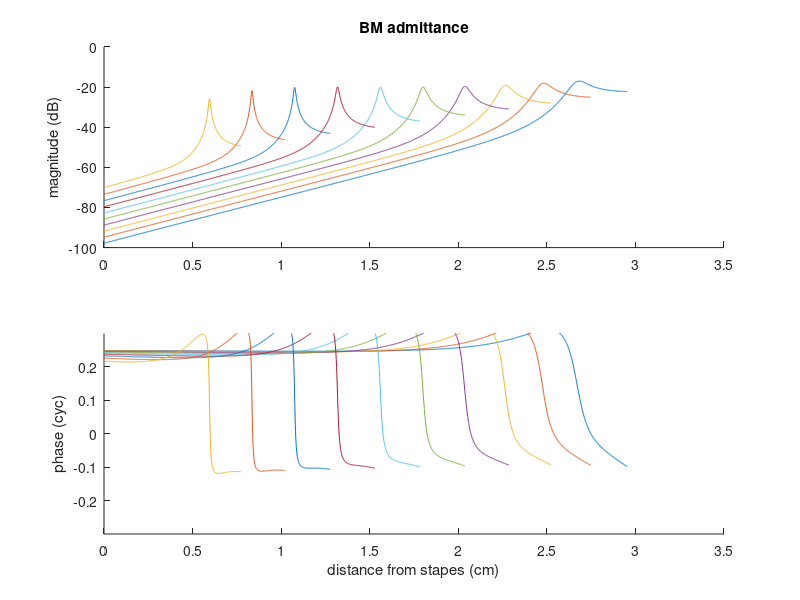
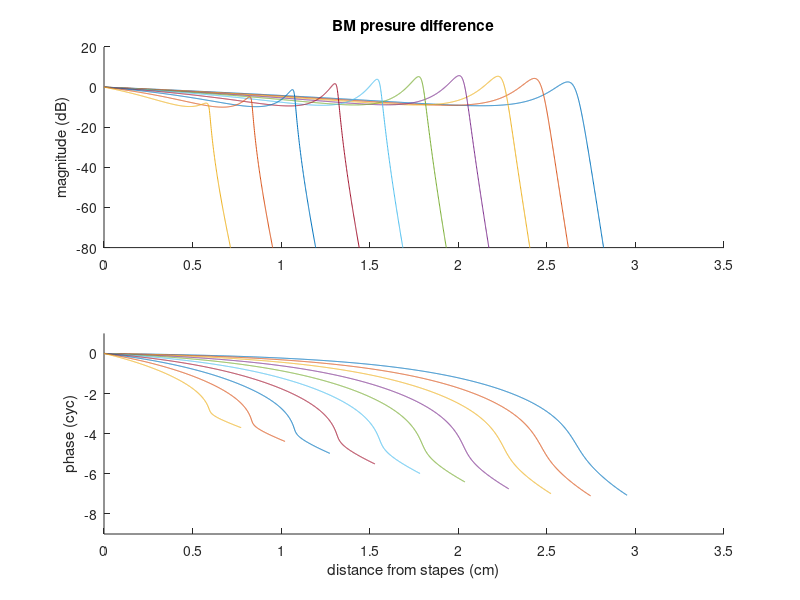
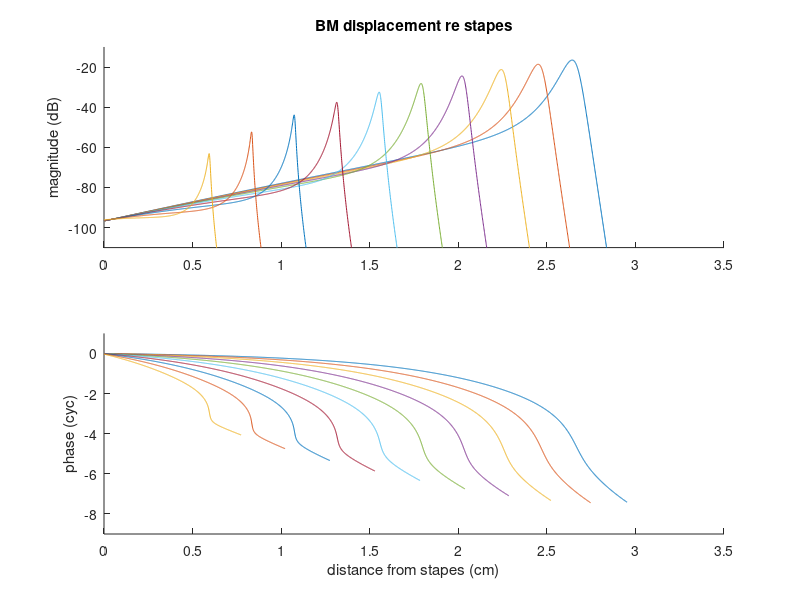
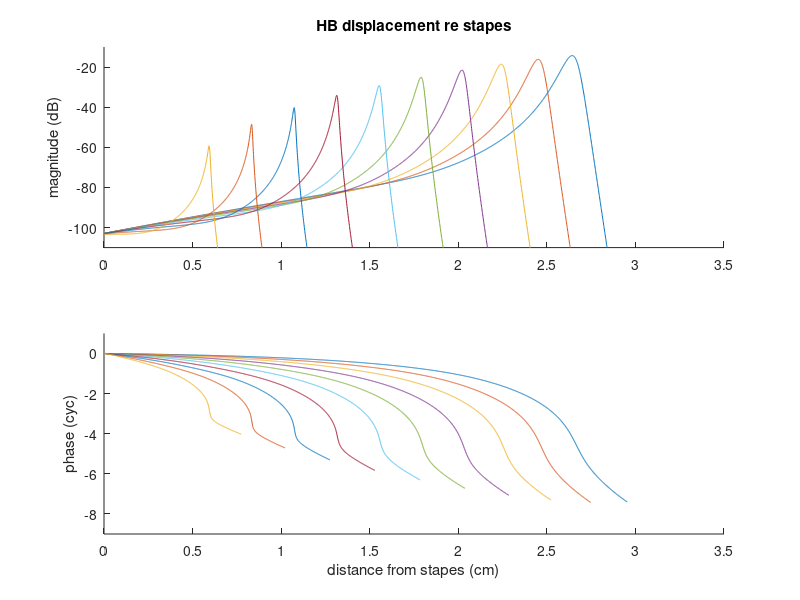

The MATLAB source for these figures, in order: (Note: this script raises an error after producing the figures.)
% c2m22 2-chamber cochlear model - 2022
function c2m22
fn='c2m22';nfig=0;
% fetfch model parameters
pa=modpar22;
pa.chsz=[1 1]; % relative chamber sizes
flst=400*(sqrt(2).^(0:9));
% compute frequency-domain cochlear model
[xx,Yb,Pd,Db,Dh]=fdmod22(pa,flst);
% plot model results
fdm_plt(flst,xx,Yb,Pd,Db,Dh,pa,nfig);
return
end

function fdm_plt(flst,xx,Yb,Pd,Db,Dh,pa,nfig)
L=pa.xl;
x=xx*L;
% prepare figures
mpfrm(1,[0 L -100   0],[0 L -0.3 0.3],'BM admittance');
mpfrm(2,[0 L  -80  20],[0 L -9.0 1.0],'BM presure difference');
mpfrm(3,[0 L -110 -10],[0 L -9.0 1.0],'BM displacement re stapes');
mpfrm(4,[0 L -110 -10],[0 L -9.0 1.0],'HB displacement re stapes');
mpfrm(5,[0 L  -15  15],[0 L -0.3 0.3],'HB transfer');
% loop over frequencies
nf=length(flst);
cp=zeros(1,nf);
for k=1:nf
   f=flst(k);
   pd=Pd(:,k);
   yb=Yb(:,k);
   d1=Db(:,k);
   d2=Dh(:,k);
   hh=d2./d1;
   % plot data
   mpplt(1,x,yb);
   mpplt(2,x,pd);
   mpplt(3,x,d1);
   mpplt(4,x,d2);
   mpplt(5,x,hh);
   drawnow;
   [~,imx]=max(abs(d2));
   cp(k)=x(imx);
end
plot_fpmap(cp,flst,6);
fit_fpmap(cp,flst,pa);
for k=1:nfig
    print('-depsc2',sprintf('-f%d',k),sprintf('%s_%d.eps',fn,k));
end
return
end

%==============================================================

function mpfrm(n,lim1,lim2,lab)
mglab='magnitude (dB)';
phlab='phase (cyc)';
x_lab='distance from stapes (cm)';
figure(n);clf
subplot(211);hold on;axis(lim1);
title(lab);
ylabel(mglab);
subplot(212);hold on;axis(lim2);
xlabel(x_lab);
ylabel(phlab);
return
end

function mpplt(n,x,y)
figure(n);
ii=~isnan(y);
mg=20*log10(max(1e-9,abs(y)));
ph=unwrap(angle(y))/(2*pi);
subplot(211);plot(x(ii),mg(ii));
subplot(212);plot(x(ii),ph(ii));
return
end

function plot_fpmap(cp1,flst,fig)
fk=flst/1000;
cp0 = f2p(fk,0.1654,0.021,0.990,3.5);
figure(fig);clf
semilogx(fk,cp0,':k',fk,cp1,'-o');
xlabel('frequency (kHz)')
ylabel('distance from stapes (cm)')
axis([0.2 20 0 3])
fprintf('   f      x\n')
for k=1:length(flst)
    fprintf('%6.3f %6.3f\n',fk(k),cp1(k))
end
return
end

function p=f2p(fk,a,b,c,xl)
p = (1 - (log10((fk / a) + c) / b) / 100) * xl;
return
end

function fit_fpmap(cp1,flst,pa)
fk=flst/1000;
cp0=f2p(fk,0.1654,0.021,0.990,3.5); % man
c0=polyfit(log2(fk),cp0,1);
c1=polyfit(log2(fk),cp1,1);
pa=fitmap(c0,c1,pa);
wrtpar(pa,'fitmap.txt');
return
end

function pa=fitmap(c0,c1,pa)
dex=(c0(1)-c1(1))/2;
scl=2.^(c0(2)-c1(2));
fprintf('fitmap: dex=%6.3f scl=%6.3f\n',dex,scl);
pa.k1o=pa.k1o*scl;
pa.k2o=pa.k2o*scl;
pa.k3o=pa.k3o*scl;
pa.k4o=pa.k4o*scl;
pa.k5o=pa.k5o*scl;
pa.m1o=pa.m1o/scl;
pa.m2o=pa.m2o/scl;
pa.k1e=pa.k1e-dex;
pa.k2e=pa.k2e-dex;
pa.k3e=pa.k3e-dex;
pa.k4e=pa.k4e-dex;
pa.k5e=pa.k5e-dex;
pa.m1e=pa.m1e+dex;
pa.m2e=pa.m2e+dex;
return
end

%================================================

function pa=modpar22
pa.tl = 1;                  % transmission-line model
% default parameters
pa.aco = 0.01;              % area of cochlea
pa.ace = -0.4;              % cochlear-area taper
pa.ast = 0.01;              % area of stapes
pa.arw = 0.01;              % area of round window
pa.krw = 5e7;               % stiffness of round window
pa.khe = 0;                 % stiffness of helicotrema
pa.rhe = 0;                 % damping of helicotrema
pa.mhe = 1e-5;              % mass of helicotrema
pa.xhe = 0;                 % length of helicotrema
pa.ahe= 0;                  % area of helicotrema
pa.mmeq = 9;                % micromechanics eqs.
pa.dof = 2;                 % degrees-of-freedom
pa.gmo=1;                   % gamma at base [0.5]
pa.gme=0;                   % basal-gamma taper [-8]
pa.t1o=1e-9;                % OHC time constant
pa.t1e=0;                   % time-constant taper
pa.r1c=0;                   % 1st-DOF damping constant
pa.r2c=0;                   % 2nd-DOF damping constant
pa.m=1;                     % transmission-line model
pa.k5o= 1e5;
pa.k5e= 0;
pa.r4o= 0;
pa.r4e= 0;
pa.r5o= 400;
pa.r5e= 0;
%    fdm16 : model parameters for JASA manuscript
pa.n=3501;
pa.xl = 3.500;
pa.yw = 0.100;
pa.zh = 0.100;
pa.rho= 1.000;
pa.bwo= 0.050;
pa.bwe= 0.000;
pa.gpo= 1.000;
pa.gam= 1.000;
% partition impedance
pa.k1o=2.394e+08;
pa.k2o=3.036e+08;
pa.k3o=3.151e+08;
pa.k4o=4.045e+08;
pa.r1o=8.714e+02;
pa.r2o=1.979e+03;
pa.r3o=1.049e+00;
pa.m1o=7.417e-03;
pa.m2o=3.417e-02;
pa.k1e=-2.6655;
pa.k2e=-3.4762;
pa.k3e=-2.9092;
pa.k4e=-2.7948;
pa.r1e=-1.3937;
pa.r2e=-1.2466;
pa.r3e=0.1033;
pa.m1e=-0.0628;
pa.m2e=-0.0828;
pa.xtap=0.2239;        % taper at apex
return
end

%==============================================================

function [xx,Yb,Pd,Db,Dh]=fdmod22(pa,flst) % two chamber
N=pa.n;
nf=length(flst);
Yb=zeros(N,nf);
Pd=zeros(N,nf);
Db=zeros(N,nf);
Dh=zeros(N,nf);
% loop over frequencies
for k=1:nf
    f=flst(k);
    [a,q,x,y,D]=mxfill(f,pa);   % initialize arrays
    p=mxsolve(a,q);
    [pd,yb,dd]=p_dif(p,y,f,D);
    [pd,yb,dd]=p_nan(pd,yb,dd); % restrict plotting range
    Pd(:,k)=pd;
    Yb(:,k)=yb;
    Db(:,k)=dd(:,1);
    Dh(:,k)=dd(:,2);
end
xx=x/pa.xl;
return
end

%==============================================================

function [a,q,x,y,D]=mxfill(f,pa)
% set parameter values
chsz=pa.chsz;
chsz=chsz*2/sum(chsz); % normalize channel sizes;
m=length(chsz);
n=pa.n;
xl=pa.xl; rho=pa.rho; ast=pa.ast; ahe=pa.ahe; g=pa.gam;
aco=pa.aco; ace=pa.ace; bwo=pa.bwo; bwe=pa.bwe;
% useful constructs
s=2i*pi*f;
dx=xl/(n-1);
srd=s*rho*dx;
% compute admittance for all x
x=transpose(linspace(0,xl,n));
[z1,z2,zh,za]=imped(x,s,pa);
ac=aco*exp(ace*x);
bw=bwo*exp(bwe*x);
y=zeros(n,2,m);
A=zeros(n,m);
Y=zeros(n,m,m);
a=zeros(3,m,m,n);
% initialize partition admittance
D=[1 -1;0 0];
B=[-1;1];
H=[-1 -1;-1 1];
zg=zh-g*za;
for k=1:n
    A(k,:)=ac(k)*chsz;
    hh=z2(k)/(z2(k)+zh(k));
    zk=z1(k)+hh*zg(k);
    % expand zk
    zk(:,m)=0;
    zk(m,:)=1;
    Y(k,:,:)=zk\D;
    y(k,1,1)=1/zk(1);
    y(k,2,1)=hh/zk(1);
end
% initialize block-tridiagonal matrix a
for k=2:(n-1)
    A0=diag(A(k,:));
    A1=diag(A(k+1,:));
    yr=bw(k)*dx*squeeze(Y(k,:,:));
    a(1,:,:,k)=-A0;
    a(2,:,:,k)=A0+A1+srd*yr;
    a(3,:,:,k)=-A1;
end
% boundary conditions
A1=diag(A(1,:));
An=diag(A(n,:));
a(1,:,:,1)=zeros(m,m);
a(2,:,:,1)=2*A1;
a(3,:,:,1)=-2*A1;
a(1,:,:,n)=-An;
a(2,:,:,n)=An+ahe*H;
a(3,:,:,n)=zeros(m,m);
% initialize q
q=zeros(m,n);
q(:,1)=-2*s*srd*ast*B;
return
end

function [z1,z2,z3,z4]=imped(x,s,pa)
% compute impedance for all x
x=x.*(1+(pa.xtap*x).^6);
z1=pa.k1o*exp(pa.k1e*x)/s+pa.r1o*exp(pa.r1e*x)+pa.m1o*exp(pa.m1e*x)*s+pa.r1c;
z2=pa.k2o*exp(pa.k2e*x)/s+pa.r2o*exp(pa.r2e*x)+pa.m2o*exp(pa.m2e*x)*s+pa.r2c;
z3=pa.k3o*exp(pa.k3e*x)/s+pa.r3o*exp(pa.r3e*x);
z4=pa.k4o*exp(pa.k4e*x)/s+pa.r4o*exp(pa.r4e*x);
return
end

function p=mxsolve(a,q)
% solve tri-diagnonal block matrix equation
n=length(q);
% work down from top
b=squeeze(a(2,:,:,1));
a(3,:,:,1)=b\squeeze(a(3,:,:,1));
q(:,1)=b\q(:,1);
for k=2:n
   c=squeeze(a(1,:,:,k))*squeeze(a(3,:,:,k-1));
   p=squeeze(a(1,:,:,k))*q(:,k-1);
   b=squeeze(a(2,:,:,k))-c;
   a(3,:,:,k)=b\squeeze(a(3,:,:,k));
   q(:,k)=b\(q(:,k)-p);   
end
% work up from bottom
for k=(n-1):-1:1
   q(:,k)=q(:,k)-squeeze(a(3,:,:,k))*q(:,k+1);
end
p=q;
return
end

function [pd,yd,dd]=p_dif(p,y,f,D)
pref=2.848e-4; % dB SPL pressure reference (dyn/cm^2)
dref=1e-7;     % 1-nm displacement reference (cm)
n=size(p,2);
pd=zeros(n,1);
yd=zeros(n,1);
vd=zeros(n,2);
pdref=D(1,:)*p(:,1);
for k=1:n
   pk=D*p(:,k)/pdref;
   yk=squeeze(y(k,:,:));
   vk=yk*pk;
   vd(k,:)=vk(:)*(pref/dref);  % ST,HB velocity
   pd(k)=pk(1)-pk(end);        % ST-SV pressure difference
   yd(k)=vk(1)/pd(k);          % BM admittance
end
dd=vd./(2i*pi*f);              % BM,HB displacement
return
end

function [pd,yd,dd]=p_nan(pd,yd,dd)
% use nan to restrict plotted range
n=length(pd);
for k=1:n
   if(abs(dd(k,1))<1e-9)   
      ii=k:n;
      pd(ii,:)=nan;
      yd(ii,:)=nan;
      dd(ii,:)=nan;
      break;
   end
end   
return
end
